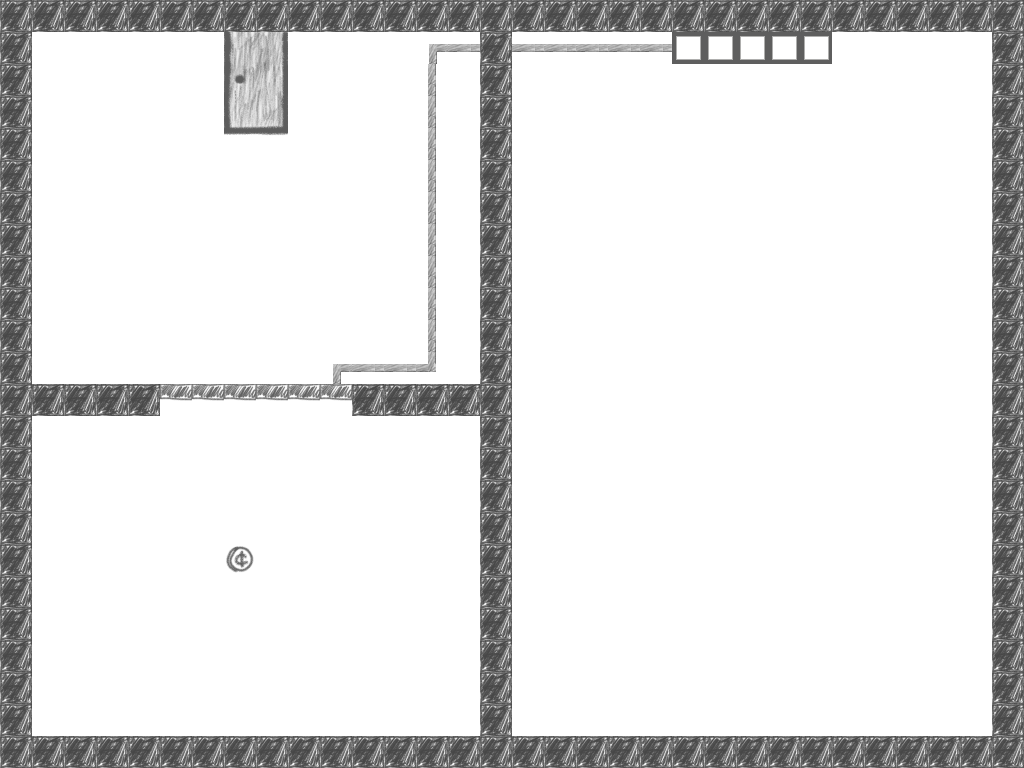

Below is a game level as drawn by its tile map, then a one-line description and the .tmx that defines it (tile-layer data replaced by summaries):
An orthogonal 32x24 tile map with 32x32 px tiles, 6 tile layers (tiles, collisions, door1, Exit, ...) and 13 objects (SpawnPoint, ExitPoint, box, button).

<map version="1.0" orientation="orthogonal" width="32" height="24" tilewidth="32" tileheight="32">
 <tileset firstgid="1" name="tiles" tilewidth="32" tileheight="32">
  <image source="Tilesheet.png" width="512" height="256" />
  <tile id="24">
   <properties>
    <property name="collectible" value="true" />
   </properties>
  </tile>
  <tile id="43">
   <properties>
    <property name="Collectible" value="true" />
   </properties>
  </tile>
 </tileset>
 <layer name="tiles" width="32" height="24">
  <data>[768 cells, 768 non-empty, 9 distinct tile ids]</data>
 </layer>
 <layer name="collisions" width="32" height="24">
  <data>[768 cells, 138 non-empty, 1 distinct tile ids]</data>
 </layer>
 <layer name="door1" width="32" height="24">
  <data>[768 cells, 6 non-empty, 1 distinct tile ids]</data>
 </layer>
 <layer name="Exit" width="32" height="24">
  <data>[768 cells, 8 non-empty, 8 distinct tile ids]</data>
 </layer>
 <layer name="collectibles" width="32" height="24">
  <data>[768 cells, 1 non-empty, 1 distinct tile ids]</data>
 </layer>
 <objectgroup name="collectibles" width="32" height="24">
  <object x="224" y="544" width="32" height="32" />
 </objectgroup>
 <objectgroup name="objects" width="32" height="24">
  <object name="SpawnPoint" x="203" y="672" />
  <object name="ExitPoint" x="240" y="48" width="32" height="64" />
 </objectgroup>
 <objectgroup name="boxes" width="32" height="24">
  <object name="box1" type="box" x="696" y="347" width="64" height="64" />
 </objectgroup>
 <objectgroup name="buttons" width="32" height="24">
  <object name="button1" type="button" x="676" y="33" width="153" height="23">
   <properties>
    <property name="doorLayer" value="door1" />
   </properties>
  </object>
 </objectgroup>
 <objectgroup name="collisions" width="32" height="24">
  <object x="0" y="0" width="1024" height="32" />
  <object x="0" y="0" width="32" height="768" />
  <object x="0" y="736" width="1024" height="32" />
  <object x="992" y="0" width="32" height="768" />
  <object x="480" y="0" width="32" height="768" />
  <object x="0" y="384" width="160" height="32" />
  <object x="352" y="384" width="160" height="32" />
 </objectgroup>
 <objectgroup name="doorCollisions" width="32" height="24">
  <object x="160" y="387" width="189" height="12">
   <properties>
    <property name="doorLayer" value="door1" />
   </properties>
  </object>
 </objectgroup>
 <layer name="Meta" width="32" height="24" opacity="0.04">
  <data>[768 cells, 0 non-empty, 0 distinct tile ids]</data>
 </layer>
</map>
